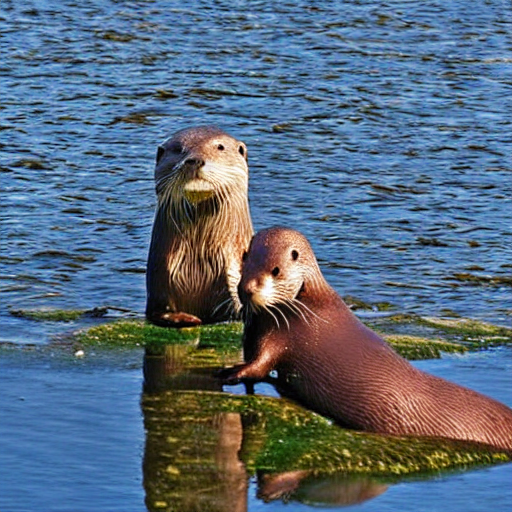
#> input picture good_morning_image.png, 512 x 512 px
$ python add_text.py
#> lines starting #> are read from the running program, lines starting #| are printed output that depends on the picture
from PIL import Image, ImageDraw, ImageFont

def add_text_to_image(image_path, text, output_path):
    # Open the generated image
#> called with image_path = 'good_morning_image.png', text = 'Get some rest today beautiful!!', output_path = 'good_morning_with_text.png'
    image = Image.open(image_path)
#> image is the input picture: PIL image 512x512 RGB; mean R, G, B 87.4, 105.1, 123.5

    # Initialize ImageDraw
    draw = ImageDraw.Draw(image)

    # Load a font (use a TTF font you have or download one)
    font = ImageFont.truetype("arial.ttf", 20)

    # Define the position and text color
    text_position = (50, 50)
    text_color = (255, 255, 255)  # White

    # Add text to the image
    draw.text(text_position, text, font=font, fill=text_color)

    # Save the edited image
    image.save(output_path)
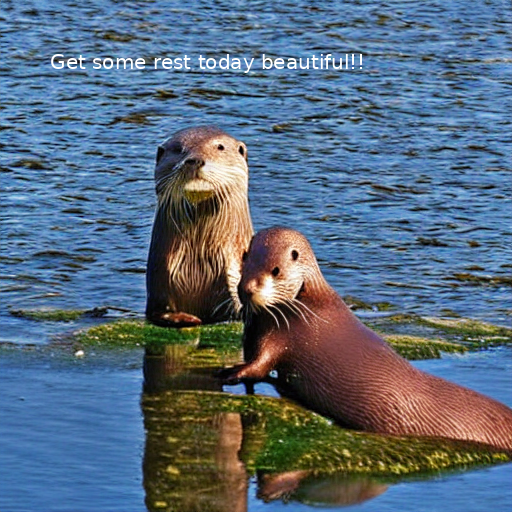
#> saved as good_morning_with_text.png: PIL image 512x512 RGB; mean R, G, B 88.3, 105.8, 124
    print(f"Image saved with text at {output_path}")

# Example usage
add_text_to_image("good_morning_image.png", "Get some rest today beautiful!!", "good_morning_with_text.png")
